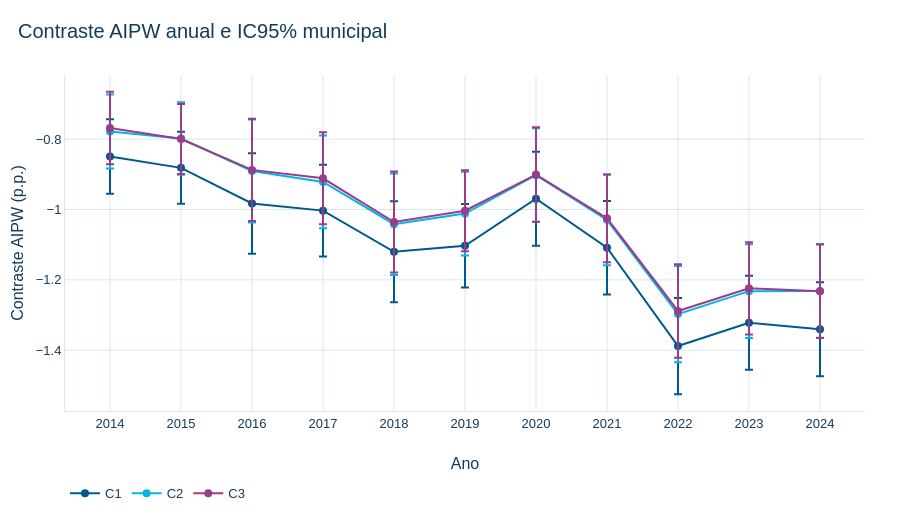

Here is the notebook cell this chart was saved with:
### Markdown cell above
## 12. S?rie temporal dos efeitos

Os gr?ficos usam Plotly com tema IPT; o eixo mostra pontos percentuais e os erros representam IC95% municipal. Linhas entre anos orientam a leitura, sem impor modelo de tend?ncia.

### Code cell
cores={'C1':'#00598E','C2':'#04B4E3','C3':'#9B3C8B'}
fig = go.Figure()
for spec in ('C1','C2','C3'):
    tab = aipw.loc[aipw.trimming.eq('sem_trimming') & aipw.especificacao.eq(spec) & aipw.estimativa_pp.notna()].sort_values('ano')
    fig.add_trace(go.Scatter(x=tab.ano, y=tab.estimativa_pp, mode='lines+markers', name=spec,
        line=dict(color=cores[spec]), marker=dict(size=8),
        error_y=dict(type='data', symmetric=False,
                     array=tab.ic95_cluster_superior_pp-tab.estimativa_pp,
                     arrayminus=tab.estimativa_pp-tab.ic95_cluster_inferior_pp),
        customdata=tab[['n','ess_t0','ess_t1']].to_numpy(),
        hovertemplate='Ano %{x}<br>Estimativa %{y:.3f} p.p.<br>N %{customdata[0]:,.0f}<br>ESS T0 %{customdata[1]:,.0f}<br>ESS T1 %{customdata[2]:,.0f}<extra>'+spec+'</extra>'))
fig.update_layout(xaxis_title='Ano', yaxis_title='Contraste AIPW (p.p.)', height=520)
fig.update_xaxes(dtick=1)
aplicar_tema_ipt(fig, 'Contraste AIPW anual e IC95% municipal')
fig.show()

### Figure 1 — Plotly figure (JSON) as saved in the notebook; plotly's stock layout.template omitted (floating-point values rounded to 4 significant figures)
{"data": [{"customdata": [[2691000.0, 399900.0, 2064000.0], [2746000.0, 393100.0, 2134000.0], [2627000.0, 354100.0, 2066000.0], [2696000.0, 345800.0, 2141000.0], [2734000.0, 337700.0, 2195000.0], [2645000.0, 321600.0, 2143000.0], [2535000.0, 309800.0, 2058000.0], [2481000.0, 283600.0, 2056000.0], [2398000.0, 274700.0, 1995000.0], [2389000.0, 257900.0, 2017000.0], [2252000.0, 232800.0, 1927000.0]], "error_y": {"array": [0.1056, 0.1023, 0.1427, 0.1304, 0.1433, 0.1189, 0.1334, 0.1328, 0.1369, 0.1337, 0.1339], "arrayminus": [0.1056, 0.1023, 0.1427, 0.1304, 0.1433, 0.1189, 0.1334, 0.1328, 0.1369, 0.1337, 0.1339], "symmetric": false, "type": "data"}, "hovertemplate": "Ano %{x}<br>Estimativa %{y:.3f} p.p.<br>N %{customdata[0]:,.0f}<br>ESS T0 %{customdata[1]:,.0f}<br>ESS T1 %{customdata[2]:,.0f}<extra>C1</extra>", "line": {"color": "#00598E"}, "marker": {"size": 8}, "mode": "lines+markers", "name": "C1", "type": "scatter", "x": [2014, 2015, 2016, 2017, 2018, 2019, 2020, 2021, 2022, 2023, 2024], "y": [-0.8494, -0.8817, -0.9829, -1.003, -1.12, -1.103, -0.9694, -1.109, -1.388, -1.322, -1.341]}, {"customdata": [[2691000.0, 399900.0, 2064000.0], [2746000.0, 393100.0, 2134000.0], [2627000.0, 354100.0, 2066000.0], [2696000.0, 345800.0, 2141000.0], [2734000.0, 337700.0, 2195000.0], [2645000.0, 321600.0, 2143000.0], [2535000.0, 309800.0, 2058000.0], [2481000.0, 283600.0, 2056000.0], [2398000.0, 274700.0, 1995000.0], [2389000.0, 257900.0, 2017000.0], [2252000.0, 232800.0, 1927000.0]], "error_y": {"array": [0.1052, 0.103, 0.1463, 0.1319, 0.1445, 0.1189, 0.1333, 0.129, 0.1366, 0.1334, 0.1333], "arrayminus": [0.1052, 0.103, 0.1463, 0.1319, 0.1445, 0.1189, 0.1333, 0.129, 0.1366, 0.1334, 0.1333], "symmetric": false, "type": "data"}, "hovertemplate": "Ano %{x}<br>Estimativa %{y:.3f} p.p.<br>N %{customdata[0]:,.0f}<br>ESS T0 %{customdata[1]:,.0f}<br>ESS T1 %{customdata[2]:,.0f}<extra>C2</extra>", "line": {"color": "#04B4E3"}, "marker": {"size": 8}, "mode": "lines+markers", "name": "C2", "type": "scatter", "x": [2014, 2015, 2016, 2017, 2018, 2019, 2020, 2021, 2022, 2023, 2024], "y": [-0.7784, -0.7984, -0.8909, -0.9218, -1.042, -1.012, -0.9025, -1.029, -1.297, -1.232, -1.231]}, {"customdata": [[2691000.0, 394900.0, 2061000.0], [2746000.0, 393900.0, 2130000.0], [2627000.0, 353300.0, 2062000.0], [2696000.0, 347600.0, 2137000.0], [2734000.0, 340700.0, 2191000.0], [2645000.0, 325200.0, 2140000.0], [2535000.0, 315600.0, 2055000.0], [2481000.0, 289000.0, 2053000.0], [2398000.0, 279300.0, 1992000.0], [2389000.0, 261200.0, 2014000.0], [2252000.0, 233200.0, 1925000.0]], "error_y": {"array": [0.1029, 0.09925, 0.1454, 0.1308, 0.1433, 0.1151, 0.1342, 0.1248, 0.1331, 0.1311, 0.1326], "arrayminus": [0.1029, 0.09925, 0.1454, 0.1308, 0.1433, 0.1151, 0.1342, 0.1248, 0.1331, 0.1311, 0.1326], "symmetric": false, "type": "data"}, "hovertemplate": "Ano %{x}<br>Estimativa %{y:.3f} p.p.<br>N %{customdata[0]:,.0f}<br>ESS T0 %{customdata[1]:,.0f}<br>ESS T1 %{customdata[2]:,.0f}<extra>C3</extra>", "line": {"color": "#9B3C8B"}, "marker": {"size": 8}, "mode": "lines+markers", "name": "C3", "type": "scatter", "x": [2014, 2015, 2016, 2017, 2018, 2019, 2020, 2021, 2022, 2023, 2024], "y": [-0.7684, -0.7997, -0.8875, -0.9114, -1.036, -1.003, -0.9007, -1.025, -1.288, -1.224, -1.232]}], "layout": {"height": 520, "title": {"text": "Contraste AIPW anual e IC95% municipal"}, "xaxis": {"dtick": 1, "title": {"text": "Ano"}}, "yaxis": {"title": {"text": "Contraste AIPW (p.p.)"}}}}
